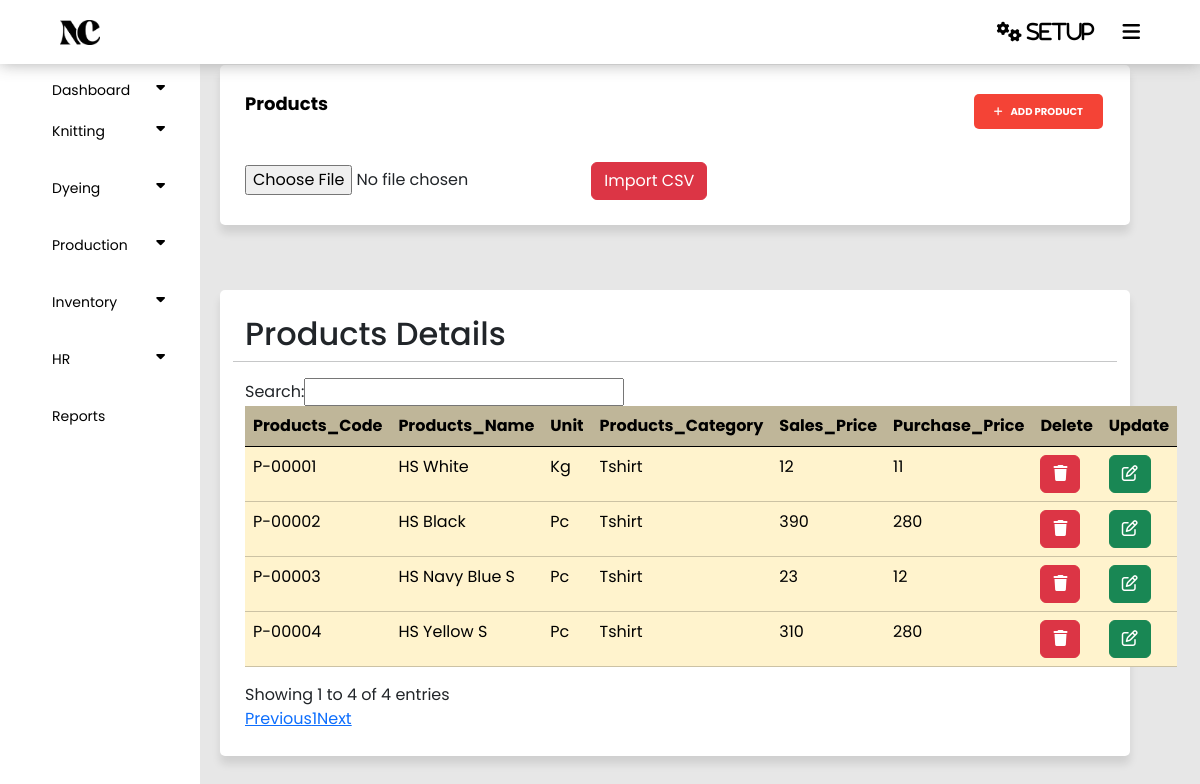
Before: /product.php with the older database file.
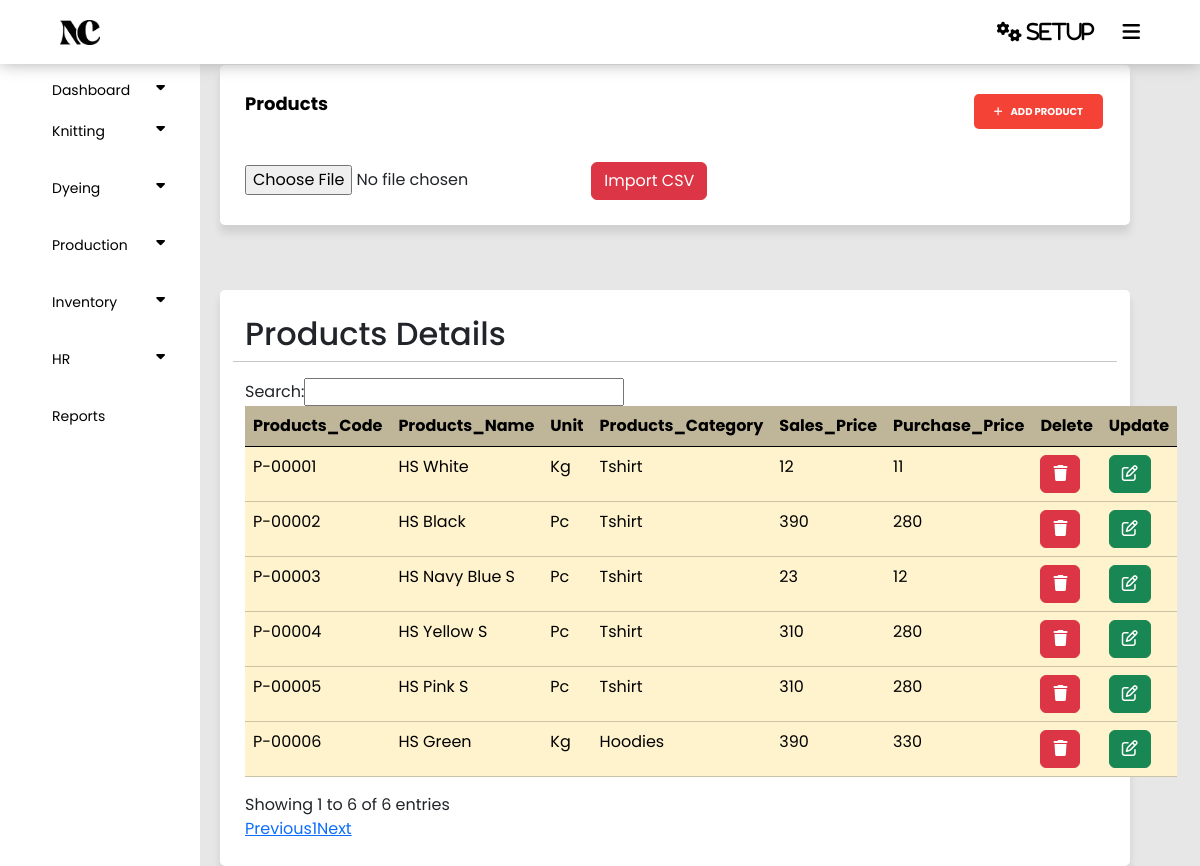
After: the same page with the newer database file.
### tables this page shows
CREATE TABLE `products` (
  `Id` int(255) NOT NULL,
  `Code` varchar(255) NOT NULL,
  `Name` varchar(255) NOT NULL,
  `Measurement` varchar(255) NOT NULL,
  `Category` varchar(255) NOT NULL,
  `Sales_Price` int(11) NOT NULL,
  `Purchase_Price` int(255) NOT NULL,
  `Status` tinyint(255) NOT NULL DEFAULT 1
);

### product.php (the view, shortened to what this page needs)
<?php
require('config.php');
require('dashboard.php');
$fetch = "SELECT * FROM `products` WHERE status = 1";
$query = mysqli_query($connect , $fetch);
?>
<!DOCTYPE html>
<html lang="en">
<head>
    <link href="https://cdn.jsdelivr.net/npm/bootstrap@5.3.3/dist/css/bootstrap.min.css" rel="stylesheet">
    <link rel="stylesheet" type="text/css" href="style.css">
</head>
<body>
<section class="container">
    <div>
        <header>Products</header>
        <button type="button" onclick="location.href='product_form.php'" class="add_knittingcard_button" style="float: right;"><i class="fa fa-plus" aria-hidden="true"></i>Add Product</button>
    </div>
<br>
<br>
<br>
    <div>
    <div>
    <form action="import.php" method="post" enctype="multipart/form-data">
        <input type="file" name="file" id="file" accept=".csv">
        <button type="submit" class="btn btn-danger">Import CSV</button>
    </form>
</div>
    </div>
</section>
<section class="container">
                <div class="row justify-content-right">
                    <h2>Products Details</h2>
                <hr>
            <table class="table table-warning" id="example">
                <thead class="bg-warning p-2 text-dark bg-opacity-10" style="opacity: 75%;">
                    <tr>
                    <th scope="col">Products_Code</th>
                    <th scope="col">Products_Name</th>
                    <th scope="col">Unit</th>
                    <th scope="col">Products_Category</th>
                    <th scope="col">Sales_Price </th>
                    <th scope="col">Purchase_Price</th>
                    <th scope="col">Delete</th>
                    <th scope="col">Update</th>
                    </tr>
                </thead>
                <tbody>
                <?php while ($row = mysqli_fetch_assoc($query)) {
                     ?>
                    <tr>
                    <td><?php echo $row ['Code']?></td>
                    <td><?php echo $row ['Name']?></td>
                    <td><?php echo $row ['Measurement']?></td>
                    <td><?php echo $row ['Category']?></td>
                    <td><?php echo $row ['Sales_Price']?></td>
                    <td><?php echo $row ['Purchase_Price']?></td>
                    <td ><a href="Product_delete.php?Id=<?php echo $row ['Id'];?>" class="btn btn-danger"><i class="fa-solid fa-trash"></i></a></td>
                    <td ><a href="Product_update.php?Id=<?php echo $row ['Id'];?>" class="btn btn-success"><i class="fa-regular fa-pen-to-square"></i></a></td>
                </tr>
                <?php
                    }
                ?>
                </tbody>
            </table>
        </section>
</body>
</html>

Changed rows visible on the page:
added products: Code "P-00005", Name "HS Pink S", Measurement "Pc", Category "Tshirt", Sales_Price "310", Purchase_Price "280"
added products: Code "P-00006", Name "HS Green", Measurement "Kg", Category "Hoodies", Sales_Price "390", Purchase_Price "330"
Other visible differences:
text written by a page script: "Search: Showing 1 to 4 of 4 entries Previous 1 Next" → "Search: Showing 1 to 6 of 6 entries Previous 1 Next"
